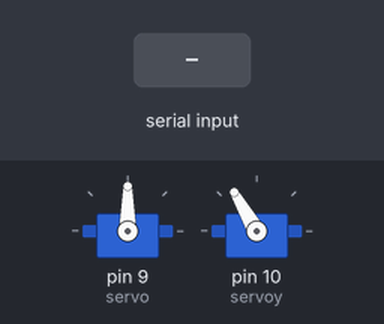
Bench run of a sketch on a simulated Arduino Uno, built with avr-gcc and run on an emulated ATmega328P. Parts: 2 × servo. Inputs (shaded band) come from the test bench.

Above: at 1.2 s.
1.3 s: "3" received over Serial
At 2.5 s:
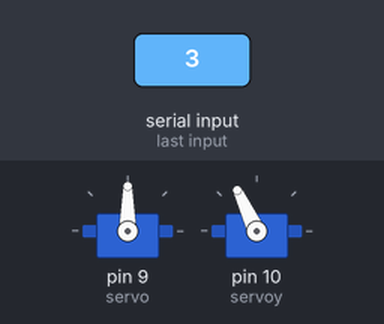
2.8 s: byte 1 (1) received over Serial
At 3.9 s:
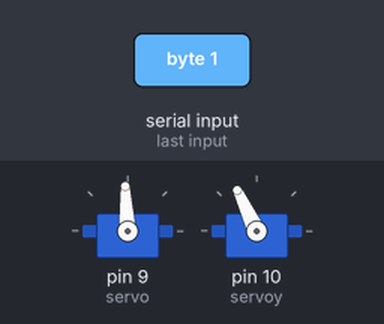
4.3 s: "1" received over Serial
At 5.0 s:
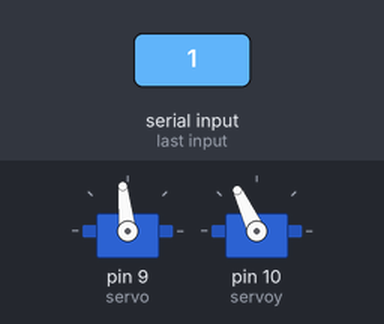
Timing chart, 0 to 7.3 s (numbered marks = the images above; inputs shaded):
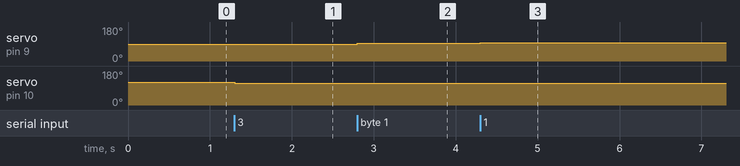

Measured:
- after the input at 1.3 s, servo on pin 10 (servoy): 120° → 115° at once
- after the input at 2.8 s, servo on pin 9 (servo): 90° → 93° at once
- after the input at 4.3 s, servo on pin 9 (servo): 93° → 96° at once

The sketch:

tracking.ino
```cpp
//by Bishal Shrestha
//header...call function library
#include <Servo.h>

Servo servo;
Servo servoy;

// User input for servo and position
int UserIn[3];    // raw input from serial buffer, 3 bytes
int ini_byt;       // start byte, begin reading input//initial byte
int servo_num;           // which servo to pulse?
int pos;             // servo angle 0-180
int i;               // iterator
int t=90;    //variable to move to according angle
int u=120;


// Common servo setup values
int mini_Pul = 600;   // minimum servo position, us (microseconds)
int maxi_Pul = 2400;  // maximum servo position, us


void setup()
{
  servo.attach(9, mini_Pul, maxi_Pul); // Attach each Servo object to a digital pin
  servoy.attach(10, mini_Pul, maxi_Pul); // Attach each Servo object to a digital pin
  Serial.begin(9600); // Open the serial connection, 9600 baud

  servoy.write(u);
  servo.write(t);
}


void loop()
{
  if (Serial.available() > 0) // Wait for serial input (min 3 bytes in buffer)
    {                 //Serial.println("Inside");


      pos = Serial.read();// Read the first byte

//      if (ini_byt == 58) // If it's really the startbyte (25
//                UserIn[i] = Serial.read();
//              }
//          servo_num = UserIn[0];// First byte = servo to move?
//          pos = UserIn[1];// Second byte = which position?
//          if (pos == 255) // Packet error checking and recovery
//              {
//                servo_num = 255;
//                Serial.println("Moving0");
//              }
    // ----------X-axis--------------
          if (pos==49 || pos==1)//1=49
            {
              t=t+3;
              servo.write(t);
            }
         else if (pos==50)//2=50
           {
             t=t-3;

             servo.write(t);
           }
           else if (pos==48)
          {
            servo.write(t);
          }
      // ----------Y-axis--------------
           else if (pos==51)//3=51
           {
             u=u-5;
             servoy.write(u);
           }
           else if (pos==52)//4=52
           {
             u=u+5;
             servoy.write(u);
           }
           else if (pos==53)//5=53
           {
             servoy.write(u);
           }


           Serial.flush();
//        }
    }
}
```
